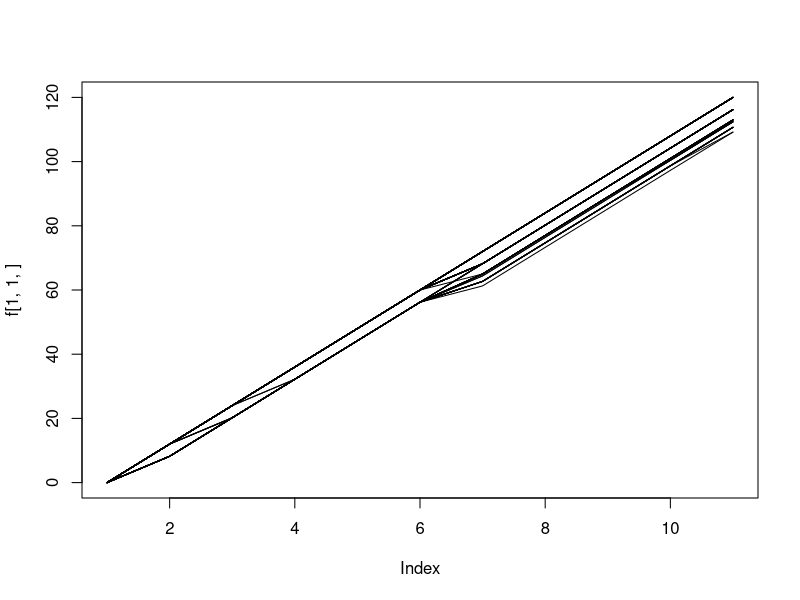

Here is the R script that generated this plot: (Note: this script raises an error after producing the figure.)
g <- function(x_k, lambda_k, c_k){
  sum <- 0
  # we need to cut the Poisson somewhere
  poissonCut <- 40
  
  for (z in ((x_k+1):poissonCut) ){
    sum <- sum + ( (z-x_k) * dpois(z, lambda_k))
    # print(( (z-x_k) * dpois(z, lambda_k)))
    # print(sum)
  }
  
  # c_k is common for all the item types
  return(c_k * sum)
}

# weight
w <- c(3,5,2,5,6,2,4,7,5,3)
# size
size <- c(5,4,7,4,6,2,5,7,3,4)
# value
# value and rather cost is determined by the poisson based cost function
#v <- c(72,60,40,27,20,50,85,96)

# we have N types of items
N <- length(w)

# get the maximum Z corresponding to the weight
zMax <- 9
# get the maximum S corresponding to the size
sMax <- 9

# we need the value function f

f <- array(0, dim = c(zMax + 1, sMax + 1, N + 1)) # + 1 corresponds to the 0 as the initial index for i

# this holder corresponds to optimal variable x_N. 
# Although we have two types of constraintes here, we have a problem of allocating one type of resource
x <- array(0, dim = c(zMax + 1, sMax + 1, N + 1)) # + 1 corresponds to starting from 0 

# The main iteration retains the same as in case of the one-dimensional allocation process
# again we go type by type of product, which are characterized by specific value, size and weight 

for (i in 1:N){ 
  print(i)
  
  #start to iterate over z
  z <- 0
  
  while (z <= zMax){
    
    # compute the alphs for weight
    alphaWeight <- floor(z / w[i])
    
    # start to iterate over s
    s <- 0
    
    while (s <= sMax){
    
      # compute the alphs for size
      alphaSize <- floor(s / size[i])
      # now the function value container spans over both potential weights as well as sizes
      
      # we need to take the tested number of itmes based on the more restrictive constraint
      alpha <- min(alphaWeight, alphaSize)
      
      # prepare a holder for the evaluations in the current round (specified by z and s)
      auxiliary <- matrix(0, alpha + 1 )
      
      xPotential <- matrix(0, alpha + 1, i + 1)
      
      for (xi in 0:alpha){
          
        ### IMPORTANTLY
        
          # xi is just potential x[i] value to test for the maximum
        #   if ( ( (z - w[i] * xi) == 0 ) || (s - (size[i] * xi) == 0 ) ) {
        #     auxiliary[xi + 1, 1] <- g(xi, 3, 4) }
        #     
        # #  } else {
        #     
        #   if ( ( (z - w[i] * xi) > 0 ) && (s - (size[i] * xi) > 0 ) )  {
            auxiliary[xi + 1, 1] <- g(xi, 3, 4) + f[z - (w[i] * xi) + 1, s - (size[i] * xi) + 1, i]
           
            xPotential[xi + 1, i + 1] <- xi
            
          
            xPotential[xi + 1, 1 : i ] <- x[z - (w[i] * xi) + 1, s - (size[i] * xi ) + 1 , 1 : i]
          
            
        #  }
        }
      # get the si and wi for which the value function is the biggest achievable 
      # maximizingX <- which(auxiliary[wi + 1, ] == max(auxiliary[wi + 1, ], na.rm = TRUE) )
      
     #maximizingX <- which(auxiliary == max(auxiliary), arr.ind = TRUE)
      
  #     maximizingX <- which(auxiliary == min(auxiliary, na.rm = TRUE) )
  #     
  #     if (length(maximizingX) > 1 ){  
  #       # just let us use the size to select among the alternatives
  #     print(1)
  #       
  #       # wWith0 <- c(0, size)
  #       # 
  #       # x[z, s, i + 1] <- maximizingX[(which(wWith0[maximizingX] == min(wWith0[maximizingX]) ) )] - 1
  #    
  #       x[z + 1, s + 1, i + 1] <- max(maximizingX) - 1 # this min corresponds to the situation when a few potential values xi of x_k results in the same function value
  #       
  #       } else {
  #         
  # #      sizeWith0 <- c(0, size) 
  #       # x[z , s, i + 1] <- maximizingX[(which(sizeWith0[maximizingX] == min(sizeWith0[maximizingX]) ) )] - 1 # -1 corresponds to the zero which is also availale there
  #       # f[z , s, i + 1] <- max(auxiliary[wi + 1, ], na.rm = TRUE)
  # #    } else {
  #       #x[z , s, i + 1] <- which(auxiliary[wi + 1, ] == max(auxiliary[wi + 1, ], na.rm = TRUE) ) - 1
  #       x[z + 1 , s + 1, i + 1] <- maximizingX - 1
  #       
  #       
  #     #  y[z , s, i + 1] <- maximizingX[1,2] - 1
  #       # if we use some value function obtainable from the items of the previous (i-1) types,
  #       # then we need to copy the history of their choices as well
  #       }
  #       
  #     if  ( (z!=0) && (s!=0) ){
  #       
  #       if ( ( (z - (w[i] * x[z + 1 , s + 1, i + 1]) ) > 0 ) & (s - (size[i] * x[z + 1, s + 1, i + 1]) > 0 ) ) {
  #   #    if ( min (( (z - (w[i] * x[z , s, i + 1]) > 0) ) , (  (s - (size[i] * x[z , s, i + 1]) > 0 ) ) ) > 0){
  #         x[z + 1, s + 1, 1:i] <- x[z - (w[i] * x[z + 1, s + 1, i + 1]) + 1, s - (size[i] * x[z + 1, s + 1, i + 1]) + 1, 1:i ]
  #      #   y[z, s, 1:i] = y[z - (w[i] * x[z , s, i + 1]), s - (size[i] * y[z , s, i + 1]), 1:i]
  #       } else {
  #         # if all the capacity is exhausted by the current item type, then all the others previously loaded types are given 0 capacity
  #       x[z + 1, s + 1, 1:i] <- 0  
  #       }
  #       
  #     }
  #       
        # if (  (s - (size[i] * y[z , s, i + 1]) > 0 ) ) {
        #   y[z, s, 1:i] = y[z, s - (size[i] * y[z , s, i + 1]), 1:i] }
      
        #x[z + 1 , s + 1, (i+1)] <- xPotential[ max(which(auxiliary == min(auxiliary, na.rm = TRUE) )), (i+1)]
      
      
         x[z + 1 , s + 1, 1: (i+1)] <- xPotential[ min(which(auxiliary == min(auxiliary, na.rm = TRUE) )), 1: (i + 1)]
        
         
       #  print(auxiliary)
         if (i>0){
        #  print(xPotential[ min(which(auxiliary == min(auxiliary, na.rm = TRUE) )), 1: (i + 1)])
         }
         
        f[z + 1 , s + 1, i + 1] <- min(auxiliary, na.rm = TRUE)
      #  print(f[z + 1 , s + 1, 1:(i + 1)])
  #    }
    
      print(z)
      print(s)
      
      #print(auxiliary)
      s <- s+1
      }
      
      #print(z)
      
      z <- z + 1     

  }

  
        print(x[7,7,])
  #    print(f[7,7,])
  
  }

plot(f[1,1,], type = 'l', ylim = c(min(f),max(f)))

for (z in 1:zMax){
  for (s in 1:sMax){
    lines(f[z,s,])
  }
}



# the first column of x is artificially corresponding to f_0, which is just 0 for any cargo constraint z
print[x[,2:N+1]]


###### just some chek it up routine below (nonnecessary for the main part)
# get the ordering of items' values

xProgram <- matrix(0, zMax, N)

# ordering from the biggest value to the smallest
ordering <- rev(order(v))
#for (i in 1:length(ordering)){
z <- zMax
j <- 1
usedWeight <- 0 

while ((usedWeight<=z) & (j <= N)) {
  print(j)
  # start with the most valuable item and take as much 
  # of it as proposed by the dynamic programming solution
  
  # for (i in 1 : x[z, ordering[j] + 1]){
  
  i <- 1
  
  while ((usedWeight <= z ) & (i <= x[z, ordering[j] + 1]) & (usedWeight + w[ordering[j] ] <= z) ){
    usedWeight <- usedWeight + w[ordering[j] ] 
    
    xProgram[z, ordering[j]] <- xProgram[z, ordering[j]] + 1 
    
    i <- i + 1
  }
  
  
  #}
  j <- j + 1
  
}

print(xProgram[z,])


